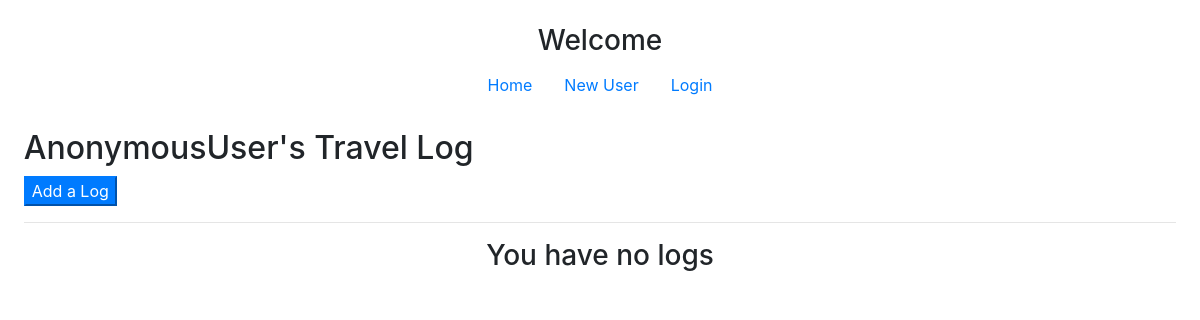
The page /myLogs/ on the database as committed earlier.
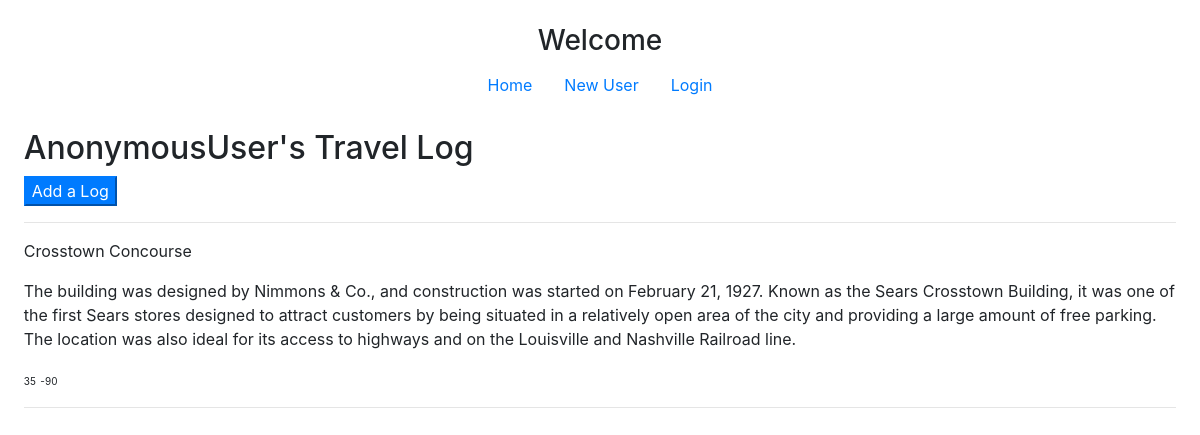
The same page on the database as committed later.
### travelApp/models.py (models this page shows, shortened)
class LocationLog(models.Model):
    location = models.CharField(max_length=500, default='')
    location_lat = models.IntegerField(default=0)
    location_long = models.IntegerField(default=0)
    date_of_visit = models.DateTimeField(default=datetime.today)
    summary = models.TextField(default='')
    safety = models.IntegerField(default=0)
    affordability = models.IntegerField(default=0)
    accessibility = models.IntegerField(default=0)
    userModel_fk = models.ForeignKey(UserModel, on_delete=models.CASCADE, null=True, blank=True)

### travelApp/views.py (the view)
# urls.py: path('myLogs/', views.myLogs, name='myLogs'),
def myLogs(request):
    locationLogs = LocationLog.objects.all()
    context = {
        'myLogs': locationLogs
    }
    return render(request, 'travelApp/profile.html', context)

### travelApp/templates/travelApp/profile.html (shortened to what this page needs)
{% extends 'travelApp/base.html' %}
{% block content %}
<h2>{{ request.user }}'s Travel Log</h2>
<a href="{% url 'newLog' %}"><button class="btn-primary">Add a Log</button></a>
<hr/>
{% if myLogs %}
    {% for logs in myLogs %}
        <p class="locationName">{{logs.location}}</p>
        <p>{{logs.summary}}</p>
        <p class="lat">{{logs.location_lat}}</p>
        <p class="long">{{logs.location_long}}</p>
        <hr>
    {% endfor %}
<div id="map"></div>
{% else %}
    <h3>You have no logs</h3>
{% endif %}
{% endblock %}

Rows that differ between the two databases and show on the page:
added LocationLog: location "Crosstown Concourse", summary "The building was designed by Nimmons & Co., and construction was started on February 21, 1927. Known as the Sears Crosstown Building, it was one of the first Sears stores designed to attract customers by being situated in a relatively open area of the city and providing a large amount of free parking. The location was also ideal for its access to highways and on the Louisville and Nashville Railroad line.", location_lat "35", location_long "-90"
Other text that changed with them:
text no longer shown: "You have no logs"
